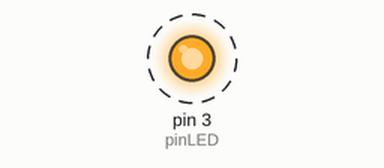
This sketch was run on a simulated Arduino Uno, built with avr-gcc and run on an emulated ATmega328P. Parts: output pins drawn as LEDs (lit = HIGH). Dashed ring = blinking. What the sketch prints to the serial monitor is not drawn.

Above: at 0.05 s.
Timing chart, 0 to 3.0 s (numbered marks = the images above):
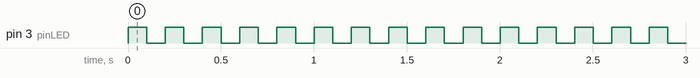

Measured:
- by itself, pin 3 (pinLED): alternates HIGH for 0.10 s and LOW for 0.10 s

The sketch:

testhelloword.ino
```cpp
#define pinLED PD3

void setup() {
  Serial.begin(9600);
  pinMode(pinLED, OUTPUT);
  Serial.println("START");
}

void loop() {
  digitalWrite(pinLED, HIGH);
  delay(100);
  digitalWrite(pinLED, LOW);
  delay(100);
  Serial.println("Hello World");
}
```
